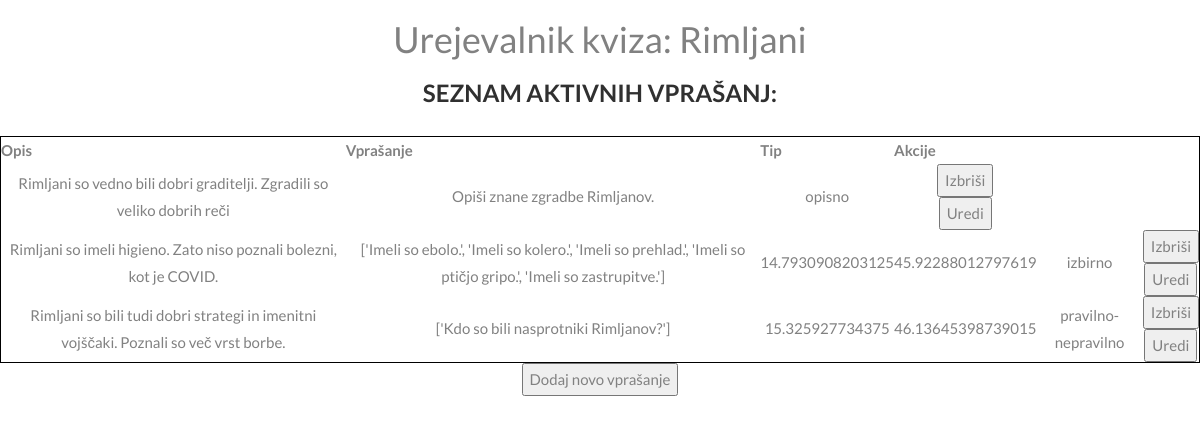
Screenshot of /quiz_manager/5/ with the database file from the repository.
### webapp/models.py (models this page shows)
class dbQuiz(models.Model):
    id = models.BigAutoField(primary_key=True)
    name = models.CharField(max_length=200, default="Kviz 1")
    author = models.CharField(max_length=200)
    password = models.CharField(max_length=200) # geslo za kviz (da ni vsak kviz dostopen vsakomur)
    pictureUrl = models.CharField(max_length=200)   # url can be local or online
    created_at = models.DateTimeField(auto_now_add=True)
    updated_at = models.DateTimeField(auto_now=True)

class OpisnoModel(models.Model):
    id = models.UUIDField(primary_key=True, default=uuid.uuid4, editable=False)
    leto = models.IntegerField(default=0)
    kviz = models.ForeignKey(dbQuiz, on_delete=CASCADE, null=True)
    opis = models.CharField(max_length=1000)
    longitude = models.FloatField() # koordinate za leaflet (bomo spremenili na koncu)
    latitude = models.FloatField()
    vprasanje = models.CharField(max_length=1000) # seznam vprašanj, odvisno od tipa

class PravilnoNepravilnoModel(models.Model):
    id = models.UUIDField(primary_key=True, default=uuid.uuid4, editable=False)
    leto = models.IntegerField(default=0)
    kviz = models.ForeignKey(dbQuiz, on_delete=CASCADE, null=True)
    opis = models.CharField(max_length=1000)
    longitude = models.FloatField() # koordinate za leaflet (bomo spremenili na koncu)
    latitude = models.FloatField()
    vprasanje = models.CharField(max_length=1000, default="nan") # seznam vprašanj
    pravilni_odgovor = models.CharField(max_length=1000, default="nan") # seznam pravilnih odgovorov

class IzberiOdgovorModel(models.Model):
    id = models.UUIDField(primary_key=True, default=uuid.uuid4, editable=False)
    leto = models.IntegerField(default=0)
    kviz = models.ForeignKey(dbQuiz, on_delete=CASCADE, null=True)
    opis = models.CharField(max_length=1000)
    longitude = models.FloatField() # koordinate za leaflet (bomo spremenili na koncu)
    latitude = models.FloatField()
    vprasanje = models.CharField(max_length=100)
    odgovor1 = models.CharField(max_length=100, default="nan")
    odgovor2 = models.CharField(max_length=100, default="nan")
    odgovor3 = models.CharField(max_length=100, default="nan")
    odgovor4 = models.CharField(max_length=100, default="nan")
    odgovor5 = models.CharField(max_length=100, default="nan")
    pravilni_odgovor = models.IntegerField() # številka pravilnega odgovora

### webapp/views.py (the view)
# urls.py: path('quiz_manager/<int:kviz>/', views.edit_quiz, name='edit_quiz'),
def edit_quiz(request, kviz):
    ime_kviza = dbQuiz.objects.filter(id=kviz)
    ime_kviza = ime_kviza[0].name
    vprasanja_opisna = OpisnoModel.objects.filter(kviz = dbQuiz.objects.get(id=kviz))
    vprasanja_izbirna = PravilnoNepravilnoModel.objects.filter(kviz = dbQuiz.objects.get(id=kviz))
    vprasanja_pn = IzberiOdgovorModel.objects.filter(kviz = dbQuiz.objects.get(id=kviz))
    return render(request, "edit_quiz.html", {'kviz': kviz, 'vprasanja_opisna': vprasanja_opisna, 'vprasanja_izbirna': vprasanja_izbirna, 'vprasanja_pn': vprasanja_pn, 'naslov': ime_kviza})

### templates/edit_quiz.html (shortened to what this page needs)
{% extends "skeleton.html" %}
{% block content %}
    <h1>Urejevalnik kviza: {{naslov}}</h1>
    <h2>Seznam aktivnih vprašanj:</h2>
    <table style="border: 1px solid rgb(0, 0, 0);">
        <tr>
            <th>Opis</th>
            <th>Vprašanje</th>
            <th>Tip</th>
            <th>Akcije</th>
        </tr>
        {% for j in vprasanja_opisna %}
            <tr>
                <td>{{j.opis}}</td>
                <td>{{j.vprasanje}}</td>
                <td> opisno </td>
                <td>
                    <form action="/delete_question/{{kviz}}/{{j.id}}/opisno" method="post">
                        <input type="submit" value="Izbriši">
                    </form>
                    <form action="/edit_question/{{kviz}}/{{j.id}}/" method="get">
                        <input type="submit" value="Uredi">
                    </form>
                </td>
            </tr>
        {%endfor%}
        {% for k in vprasanja_izbirna %}
            <tr>
                <td>{{k.opis}}</td>
                <td>{{k.vprasanje}}</td>
                <td>{{k.longitude}}</td>
                <td>{{k.latitude}}</td>
                <td> izbirno </td>
                <td>
                    <form action="/delete_question/{{kviz}}/{{k.id}}/pn" method="post">
                        <input type="submit" value="Izbriši">
                    </form>
                    <form action="/edit_question/{{kviz}}/{{k.id}}/" method="get">
                        <input type="submit" value="Uredi">
                    </form>
                </td>
            </tr>
        {%endfor%}
        {% for k in vprasanja_pn %}
            <tr>
                <td>{{k.opis}}</td>
                <td>{{k.vprasanje}}</td>
                <td>{{k.longitude}}</td>
                <td>{{k.latitude}}</td>
                <td> pravilno-nepravilno </td>
                <td>
                    <form action="/delete_question/{{kviz}}/{{k.id}}/izbirno" method="post">
                        <input type="submit" value="Izbriši">
                    </form>
                    <form action="/edit_question/{{kviz}}/{{k.id}}/" method="get">
                        <input type="submit" value="Uredi">
                    </form>
                </td>
            </tr>
        {%endfor%}
    </table>
    <form action="/add_question/{{kviz}}" method="get">
        <input type="submit" value="Dodaj novo vprašanje">
    </form>
{% endblock content %}

### webapp/static/webapp/style.css (style rules this page uses)
body { font: 400 15px Lato, sans-serif; line-height: 1.8; color: #818181; }
h2 { font-size: 24px; text-transform: uppercase; color: #303030; font-weight: 600; margin-bottom: 30px; }
table { margin-left: auto; margin-right: auto; }

### rows the page displays
dbQuiz: name "Rimljani"
OpisnoModel: opis "Rimljani so vedno bili dobri graditelji. Zgradili so veliko dobrih reči", vprasanje "Opiši znane zgradbe Rimljanov."
PravilnoNepravilnoModel: opis "Rimljani so imeli higieno. Zato niso poznali bolezni, kot je COVID.", vprasanje "['Imeli so ebolo.', 'Imeli so kolero.', 'Imeli so prehlad.', 'Imeli so ptičjo gripo.', 'Imeli so zastrupitve.']", longitude "14.7930908203125", latitude "45.92288012797619"
IzberiOdgovorModel: opis "Rimljani so bili tudi dobri strategi in imenitni vojščaki. Poznali so več vrst borbe.", vprasanje "['Kdo so bili nasprotniki Rimljanov?']", longitude "15.325927734375", latitude "46.13645398739015"
